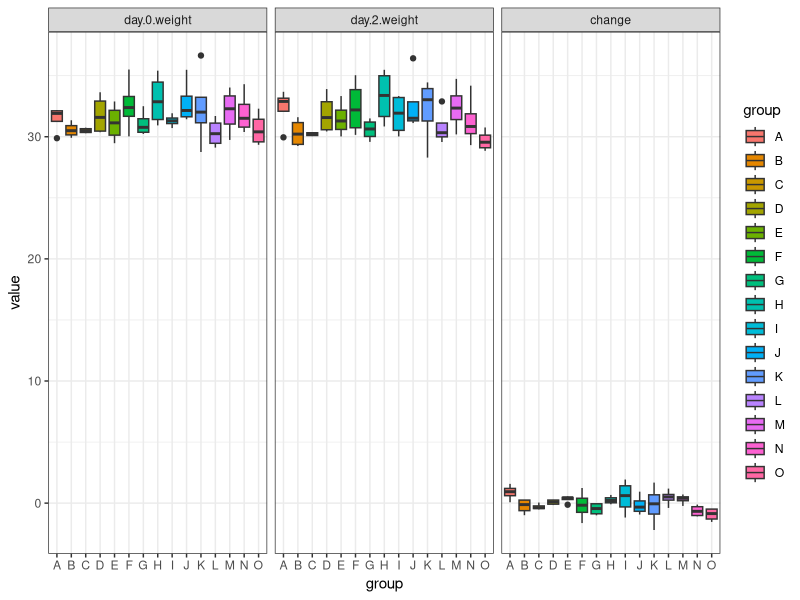
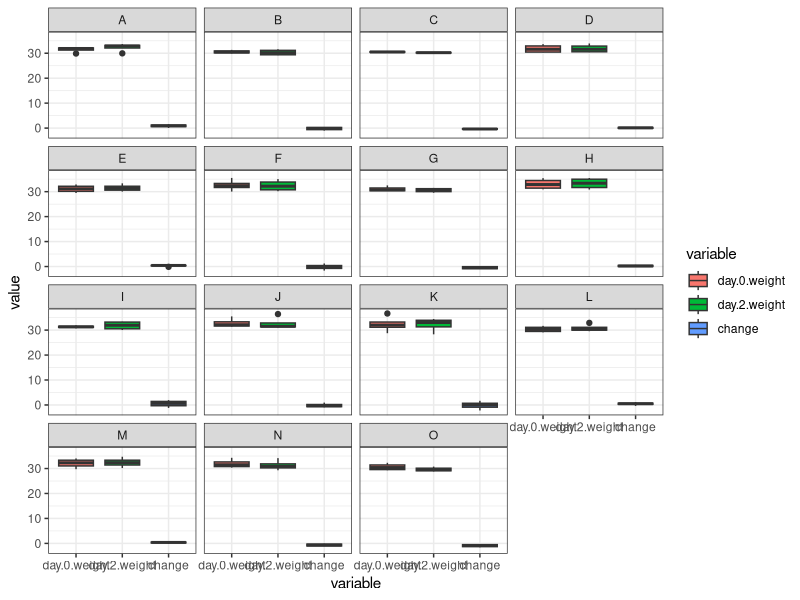
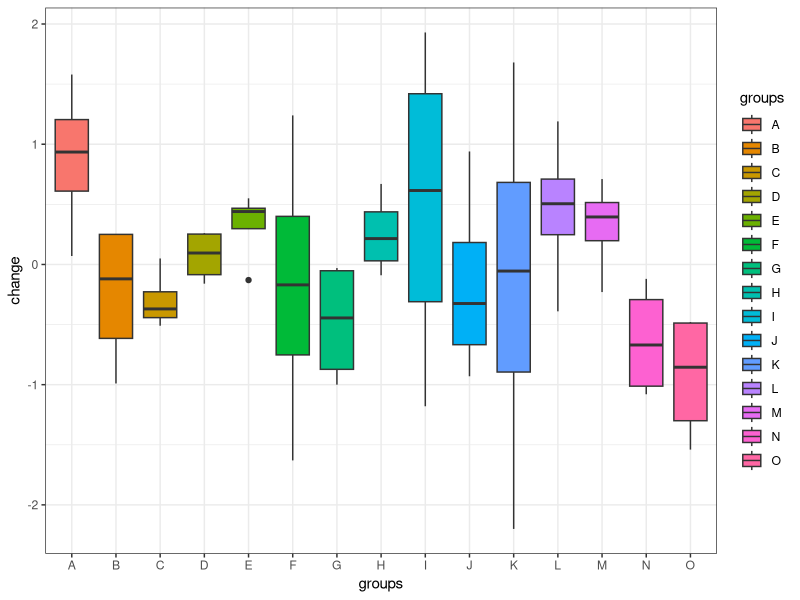

Reproduce these figures in R, in order.
# this is our first R script in decorporation

#library(rJava)
#library(xlsx)
library(ggplot2)
library(reshape2)

weights <- read.csv(file = "Data/decorporation536 weights.csv")

#class(weights)
#dim(weights)
#plot(weights)
#weight1 <- weights [1:60, 2]
#weight2 <- weights [1:60, 3]
#plot(weight1)
#plot(weight2)

groups <- matrix(LETTERS[1:15])
groups <- cbind(groups, groups, groups, groups)
groups <- as.vector(t(groups))
weights <- cbind(groups, weights)
colnames(weights) <- c("group", "number", "day.0.weight", "day.2.weight")
#ggplot(weights, aes(x=group, y=day.0.weight)) + 
#  geom_point()

weights <- cbind(weights, weights$day.2.weight-weights$day.0.weight)
colnames(weights) <- c(colnames(weights[1:4]), "change")

mweights <- melt(weights, id= c("group", "number"))

#--- BEGIN PLOTTING OF DATA ----

w = 0.65
fwid = 9
fhei = 6
theme_set(theme_bw())
theme_update(plot.title = element_text(hjust = 0.5))

ggplot(mweights, aes(x=group, y=value))+
  geom_boxplot(aes(fill=group))+
  facet_wrap(~variable)

ggplot(mweights, aes(x=variable, y=value))+
  geom_boxplot(aes(fill=variable))+
  facet_wrap(~group)

ggplot(weights, aes(x=groups, y=change))+
  geom_boxplot(aes(fill=groups))
